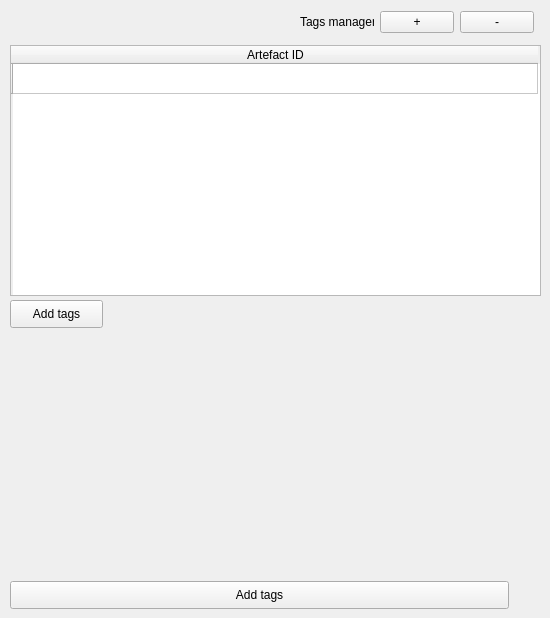
      <widget class="QWidget" name="tab_5">
       <attribute name="title">
        <string>Artefact</string>
       </attribute>
       <widget class="QTableWidget" name="tableWidgetTags_MAT_4">
        <property name="geometry">
         <rect>
          <x>10</x>
          <y>45</y>
          <width>531</width>
          <height>251</height>
         </rect>
        </property>
        <property name="dragDropMode">
         <enum>QAbstractItemView::DragDrop</enum>
        </property>
        <property name="defaultDropAction">
         <enum>Qt::MoveAction</enum>
        </property>
        <attribute name="horizontalHeaderDefaultSectionSize">
         <number>525</number>
        </attribute>
        <row>
         <property name="text">
          <string/>
         </property>
        </row>
        <column>
         <property name="text">
          <string>Artefact ID</string>
         </property>
        </column>
       </widget>
       <widget class="QPushButton" name="pushButton_assignTags_POT_3">
        <property name="geometry">
         <rect>
          <x>10</x>
          <y>581</y>
          <width>499</width>
          <height>28</height>
         </rect>
        </property>
        <property name="text">
         <string>Add tags</string>
        </property>
       </widget>
       <widget class="QPushButton" name="pushButton_assignTags_artefact">
        <property name="geometry">
         <rect>
          <x>10</x>
          <y>300</y>
          <width>93</width>
          <height>28</height>
         </rect>
        </property>
        <property name="text">
         <string>Add tags</string>
        </property>
        <property name="icon">
         <iconset resource="../../../hff_system_-master/resources/resources.qrc">
          <normaloff>:/icons/add_tag.png</normaloff>:/icons/add_tag.png</iconset>
        </property>
       </widget>
       <widget class="QWidget" name="layoutWidget">
        <property name="geometry">
         <rect>
          <x>300</x>
          <y>10</y>
          <width>234</width>
          <height>25</height>
         </rect>
        </property>
        <layout class="QGridLayout" name="gridLayout_21">
         <item row="0" column="0">
          <widget class="QLabel" name="label_8">
           <property name="text">
            <string>Tags manager</string>
           </property>
          </widget>
         </item>
         <item row="0" column="1">
          <widget class="QPushButton" name="pushButton_addRow_POT_3">
           <property name="text">
            <string>+</string>
           </property>
          </widget>
         </item>
         <item row="0" column="2">
          <widget class="QPushButton" name="pushButton_removeRow_POT_3">
           <property name="text">
            <string>-</string>
           </property>
          </widget>
         </item>
        </layout>
       </widget>
      </widget>
